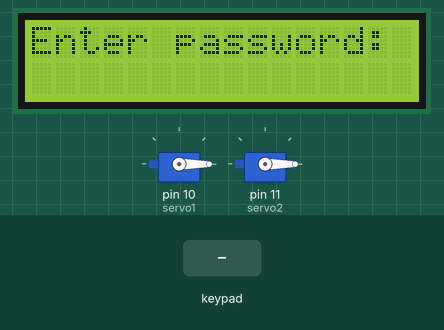
A sketch run on a simulated Arduino Uno, built with avr-gcc and run on an emulated ATmega328P. Parts: 16×2 character LCD, 2 × servo. Inputs (shaded band) come from the test bench. What the sketch prints to the serial monitor is not drawn.

Above: at 1.2 s.
1.3 s: keypad keys 2 3 5 6 # pressed 0.4 s apart
At 3.6 s:
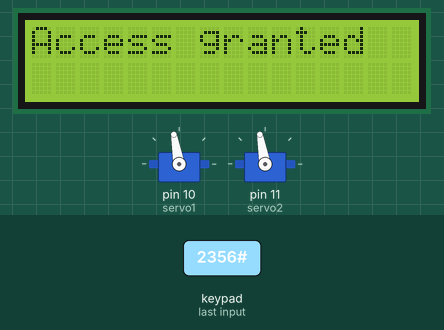
4.8 s: keypad keys 2 3 5 6 * pressed 0.4 s apart
At 9.1 s:
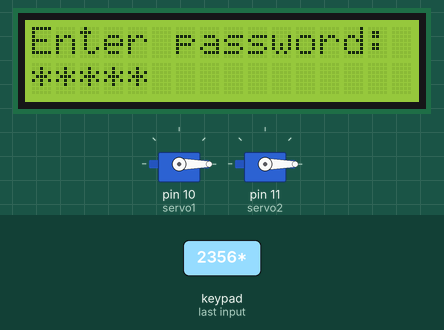
9.8 s: key 'A' pressed
At 10.9 s:
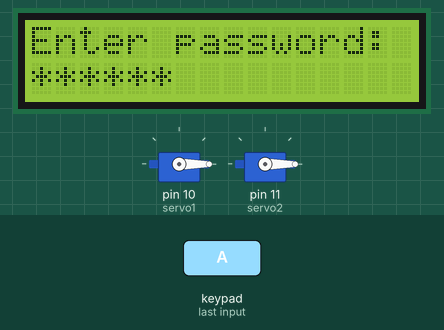
11.3 s: keypad keys 2 3 5 6 A pressed 0.4 s apart
At 13.9 s:
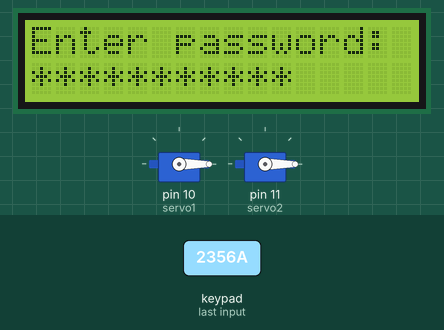
14.8 s: key 'B' pressed
At 16.0 s:
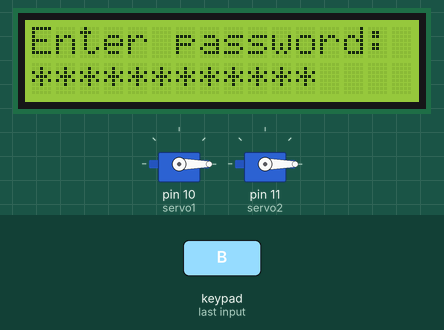
16.3 s: key 'C' pressed
At 16.7 s:
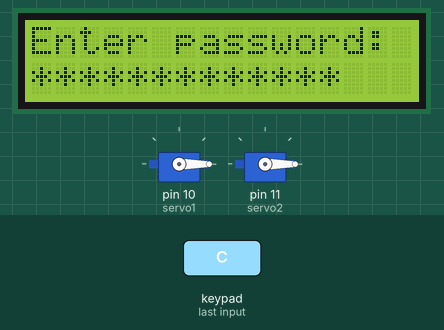
Timing chart, 0 to 18.8 s (numbered marks = the images above; inputs shaded):
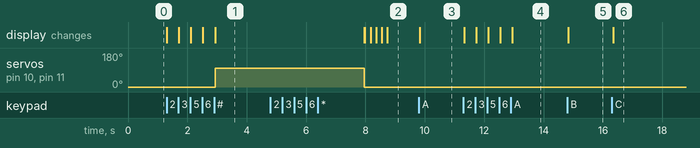

Measured:
- after the input at 1.3 s, servo on pin 10 (servo1), servo on pin 11 (servo2): 0° → 100° after 1.6 s; the display: first changes at once (image 1 shows a later state)
- after the input at 4.8 s, the display: first differs from a run without the input after 3.2 s (image 2 shows a later state)
- after the input at 9.8 s, the display: changes at once (image 3)
- after the input at 11.3 s, the display: first changes at once (image 4 shows a later state)
- after the input at 14.8 s, the display: changes at once (image 5)
- after the input at 16.3 s, the display: changes after 0.05 s (image 6)

The sketch:

password_open_safe.ino
```cpp
#include <Keypad.h>
#include <Adafruit_LiquidCrystal.h>

#include <Servo.h>

Servo myservo1;
Servo myservo2;
Adafruit_LiquidCrystal lcd(0);
const byte ROW_NUM    = 4;
const byte COLUMN_NUM = 4;
int servo1=10;
int servo2=11;
int redled=12;
int greenled=13;
char keys[ROW_NUM][COLUMN_NUM] = {
  {'1','2','3','A'},
  {'4','5','6','B'},
  {'7','8','9','C'},
  {'*','0','#','D'}
};
byte pin_rows[ROW_NUM] = {2, 3, 4, 5}; // connect to the row pinouts of the keypad
byte pin_column[COLUMN_NUM] = {6, 7, 8, 9}; // connect to the column pinouts of the keypad

Keypad keypad = Keypad(makeKeymap(keys), pin_rows, pin_column, ROW_NUM, COLUMN_NUM);
char password[] = "2356";
String enteredPassword = "";
void setup()
{
  Serial.begin(9600);
  lcd.begin(16, 2);
  lcd.print("Enter password:");
   myservo1.attach(servo1);
   myservo2.attach(servo2);
   myservo1.write(0);
   myservo2.write(0);
   digitalWrite(redled,HIGH);
   digitalWrite(greenled,LOW);

}
void loop()
{

  char key = keypad.getKey();
  Serial.println(enteredPassword);
Serial.println(enteredPassword);
  if (key) {
    if (key == '#') {
      // Check the entered password
      if (enteredPassword.equals(password)) {
        lcd.clear();
        lcd.print("Access granted");
        digitalWrite(redled,LOW);
   digitalWrite(greenled,HIGH);
myservo1.write(100);
   myservo2.write(100);
        delay(5000);
        lcd.clear();
        lcd.print("Enter password:");
        digitalWrite(redled,HIGH);
   digitalWrite(greenled,LOW);
        myservo1.write(0);
   myservo2.write(0);
        enteredPassword = "";
      } else {
        lcd.clear();
        lcd.print("Access denied");
        digitalWrite(redled,HIGH);
   digitalWrite(greenled,LOW);
        delay(2000);
        lcd.clear();
        lcd.print("Enter password:");
        enteredPassword = "";
      }
    } else {
      // Append the key to the entered password
      enteredPassword += key;
      lcd.setCursor(enteredPassword.length() - 1, 1);
      lcd.print('*');
    }
  }

}
```
